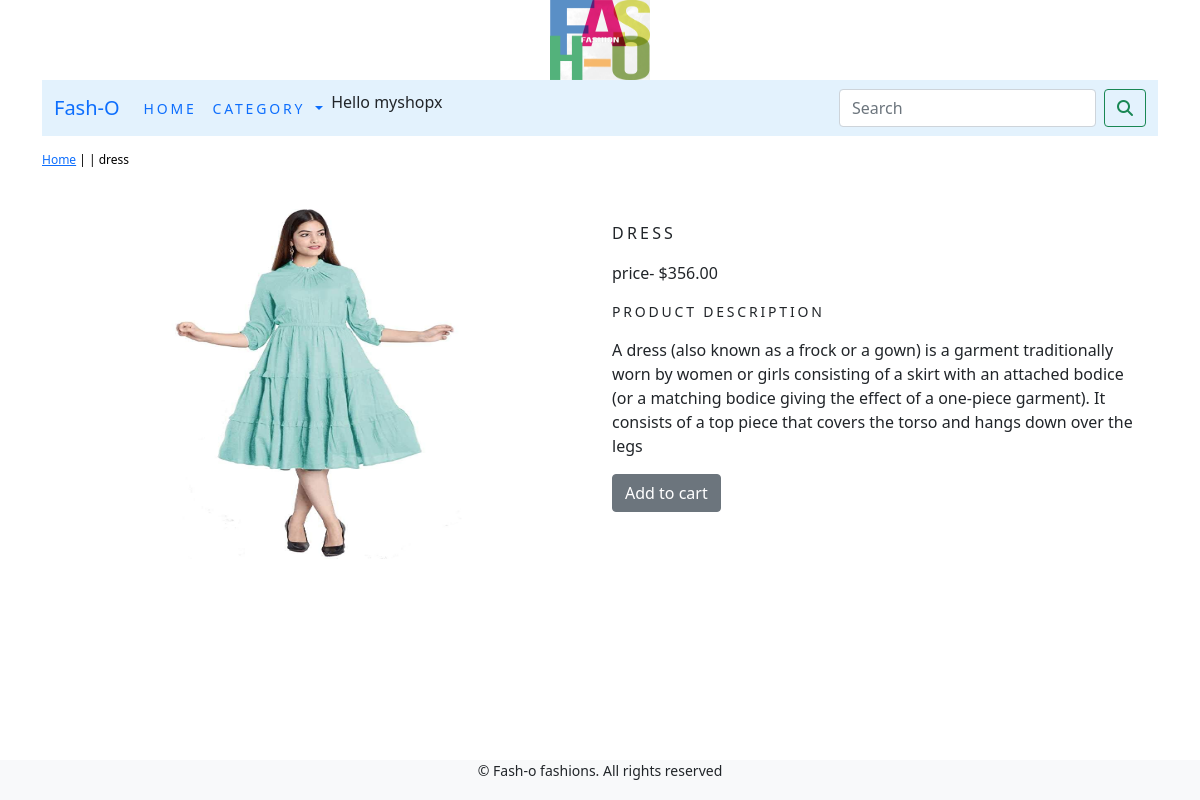
The page /detail/21/ (signed in) on the database its author committed.
### ecomapp/models.py (models this page shows, shortened)
class Product(models.Model):
    name = models.CharField(max_length=200, unique=True)
    description = models.TextField(blank=True)
    price = models.DecimalField(max_digits=10, decimal_places=2)
    image = models.ImageField(upload_to='products', blank=True)
    stock = models.IntegerField()
    available = models.BooleanField(default=True)
    created = models.DateTimeField(auto_now_add=True)
    updated = models.DateTimeField(auto_now=True)
    class Meta:
        ordering = ('name',)
        verbose_name = 'product'
        verbose_name_plural = 'products'

### ecomapp/views.py (the view)
# urls.py: path('detail/<int:id>/', views.ProDetail, name='ProCatDetail'),
def  ProDetail(request,id):
    try:
        product = Product.objects.get(id=id)
    except  Exception as e:
        raise e
    return render(request, "product.html", {'product': product})

### cart/context_processors.py (called while the page is built)
def counter(request):
    item_count = 0
    if 'admin' in request.path:
        return {}
    else:
        try:
            cart = Cart.objects.filter(cart_id=_cart_id(request))
            kart_items = CartItem.objects.all().filter(cart=cart[:1])
            for cart_item in kart_items:
                item_count += cart_item.quantity
        except  Cart.DoesNotExist:
            item_count = 0
    return dict(item_count=item_count)

### cart/views.py (called while the page is built)
def _cart_id(request):
    cart = request.session.session_key
    if not cart:
        cart = request.session.create()
    return cart

### templates/product.html (shortened to what this page needs)
{%  extends  'base.html'  %}
{%  load static  %}
{%  block content  %}
<div  class="row  my_prod_row_class">
    <div   class="mx_auto">
        <p> <a  href="{%  url  'ecomapp:allProdCat'  %}">Home</a>  |  <a href="{{product.category.get_url}}">{{product.category}}</a> | {{product.name}}</p>
</div>
<div  class="container">
    <br>
    <div  class="row">
        <div  class="col-12  col-sm-12  col-md-12  col-lg-6  text-center">
            <div  style="min-width:18rem">
                <img  src="{{product.image.url}}"   alt="{{product.name}}" style="width:300px;height:350px;">
            </div>
        </div>
        <div  class="col-12  col-sm-12  col-md-12  col-lg-6">
            <div>
                <h1  class="my_prod_title">{{product.name}}</h1>
                <p>price- ${{product.price}}</p>
                <p  class="my_title"> Product Description</p>
                <p class="text-justify   my_prod_text">{{product.description}}</p>
                {%  if product.stock  <=  0  %}
                    <p class="text-justify    my_prod_text"> <b>Out of stock</b></p>
                {%  else  %}
                    <a class="btn btn-secondary" href="{%  url  'cart:add_cart'   product.id   %}">Add to cart</a>
                {%   endif   %}
            </div>
        </div>
    </div>
</div>
</div>
{%  endblock  %}

### templates/navbar.html (shortened to what this page needs)
<nav class="navbar navbar-expand-lg" style="background-color: #e3f2fd;">
  <div class="container-fluid">
    <a class="navbar-brand" href="#">Fash-O</a>
    <div class="collapse navbar-collapse" id="navbarSupportedContent">
      <ul class="navbar-nav me-auto mb-2 mb-lg-0">
        <li class="nav-item">
          <a class="nav-link active" aria-current="page" href="{%  url  'ecomapp:allProdCat'   %}">Home</a>
        </li>
        <li class="nav-item dropdown  {%  if 'ecomapp' in request.path  %}active{%  endif  %}">
          <a class="nav-link dropdown-toggle" href="#" id="navbarDropdown" role="button" data-bs-toggle="dropdown" aria-expanded="false">
            Category
          </a>
        </li>
									{%  if user.is_authenticated  %}
									<li>Hello {{user.username}}</li>
									{%  endif  %}
      </ul>
      <form class="d-flex" action=""   method="get">
        <input class="form-control me-2" type="search" placeholder="Search"  name="q"  aria-label="Search">
        <button class="btn btn-outline-success" type="submit"> <i class="fa fa-search"></i> </button>
      </form>
    </div>
  </div>
</nav>

### static/css/custom.css (style rules this page uses)
.nav-item { letter-spacing : .2em; font-size : 14px; text-transform : uppercase; }
.my_title { font-size : 14px; text-transform : uppercase; letter-spacing : .2em; }
.my_prod_row_class { padding-top:15px; padding-bottom:20px; }
.my_prod_row_class .mx_auto { color:#000; font-size:12px; text-decoration:none; }
.my_prod_title { font-size:16px; text-transform:uppercase; letter-spacing:.2em; padding-top:15px; padding-bottom:10px; }
.my_prod_text { padding-right:20px; }

### rows shown on the page
Product: name "dress", image (picture), name "DRESS", price "356.00", description "A dress (also known as a frock or a gown) is a garment traditionally worn by women or girls consisting of a skirt with an attached bodice (or a matching bodice giving the effect of a one-piece garment). It consists of a top piece that covers the torso and hangs down over the legs"

### other values the page prints
{{ user.username }} "myshopx"
